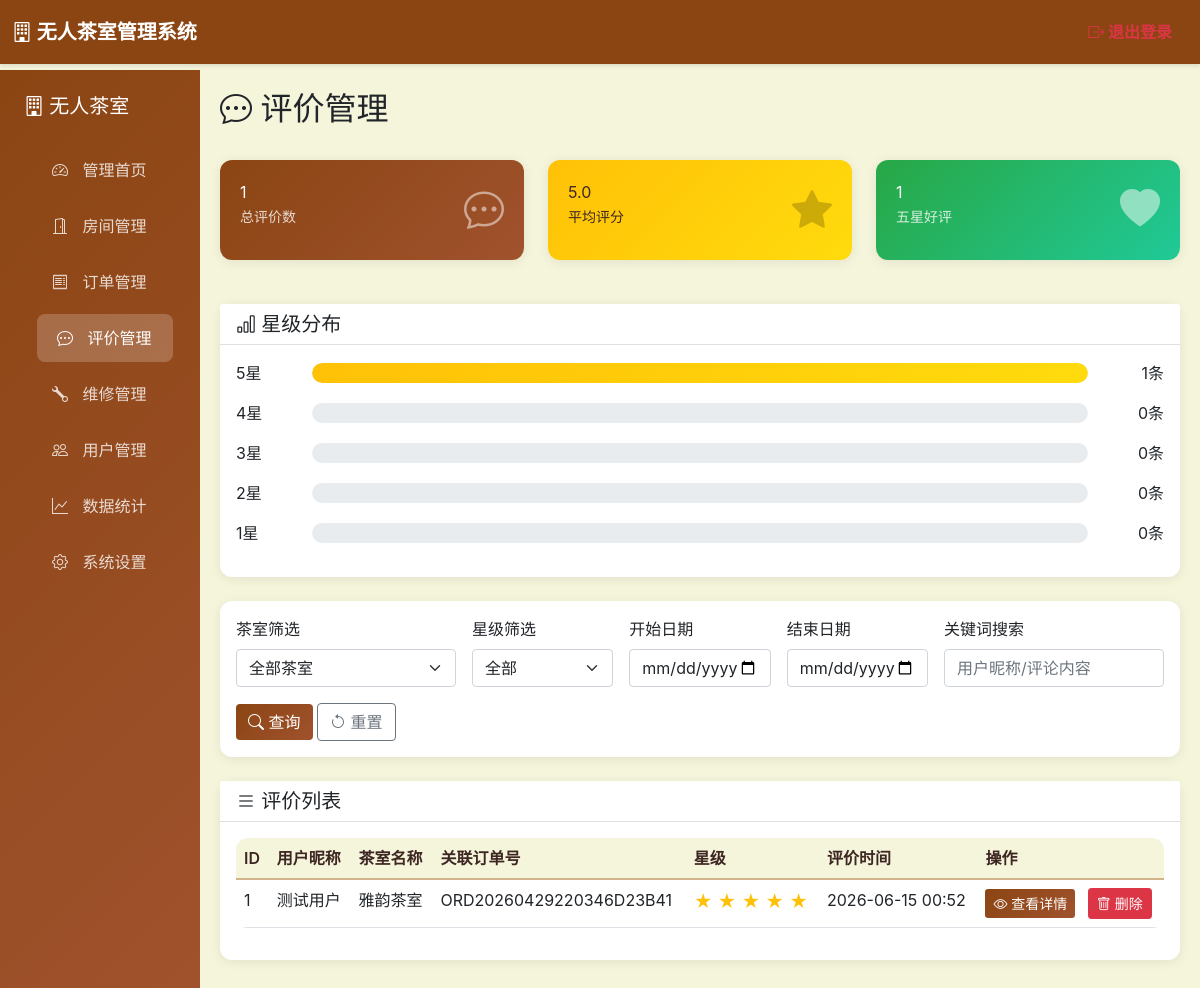
/admin/reviews (signed in), run on the app's committed database.
### models.py (models this page shows, shortened)
class User(db.Model):
    __tablename__ = 'users'
    id = db.Column(db.Integer, primary_key=True)
    username = db.Column(db.String(80), unique=True, nullable=False, index=True)
    password_hash = db.Column(db.String(255), nullable=False)
    phone = db.Column(db.String(20), unique=True, nullable=False, index=True)
    real_name = db.Column(db.String(50), nullable=False)
    email = db.Column(db.String(120), unique=True)
    is_admin = db.Column(db.Boolean, default=False)
    is_active = db.Column(db.Boolean, default=True)
    balance = db.Column(db.Float, default=0.0)
    is_member = db.Column(db.Boolean, default=False)
    member_level = db.Column(db.Integer, default=1)
    member_expires_at = db.Column(db.DateTime)
    total_consumption = db.Column(db.Float, default=0.0)
    created_at = db.Column(db.DateTime, default=datetime.utcnow)
    updated_at = db.Column(db.DateTime, default=datetime.utcnow, onupdate=datetime.utcnow)
    orders = db.relationship('Order', backref='user', lazy=True, cascade='all, delete-orphan')
    bookings = db.relationship('Booking', backref='user', lazy=True, cascade='all, delete-orphan')

class Room(db.Model):
    __tablename__ = 'rooms'
    id = db.Column(db.Integer, primary_key=True)
    name = db.Column(db.String(100), nullable=False)
    description = db.Column(db.Text)
    capacity = db.Column(db.Integer, default=4)
    price_per_hour = db.Column(db.Float, nullable=False)
    image_url = db.Column(db.String(255))
    facilities = db.Column(db.Text)
    status = db.Column(db.String(20), default='available')
    floor = db.Column(db.Integer, default=1)
    created_at = db.Column(db.DateTime, default=datetime.utcnow)
    orders = db.relationship('Order', backref='room', lazy=True, cascade='all, delete-orphan')
    bookings = db.relationship('Booking', backref='room', lazy=True, cascade='all, delete-orphan')

class Order(db.Model):
    __tablename__ = 'orders'
    id = db.Column(db.Integer, primary_key=True)
    order_no = db.Column(db.String(50), unique=True, nullable=False, index=True)
    booking_id = db.Column(db.Integer, db.ForeignKey('bookings.id'))  # 关联预约
    user_id = db.Column(db.Integer, db.ForeignKey('users.id'), nullable=False)
    room_id = db.Column(db.Integer, db.ForeignKey('rooms.id'), nullable=False)
    start_time = db.Column(db.DateTime, nullable=False)
    end_time = db.Column(db.DateTime, nullable=False)
    duration_hours = db.Column(db.Float, nullable=False)
    total_amount = db.Column(db.Float, nullable=False)
    status = db.Column(db.String(20), default='pending')
    payment_status = db.Column(db.String(20), default='unpaid')
    qr_code = db.Column(db.String(255))
    check_in_time = db.Column(db.DateTime)
    check_out_time = db.Column(db.DateTime)
    door_code = db.Column(db.String(6))  # 开门验证码（6位数字）
    payment_type = db.Column(db.String(20), default='immediate')  # 支付方式：immediate立即支付，postpay后付
    tea_type = db.Column(db.String(50), default='默认免费茶')  # 茶叶品类
    tea_price = db.Column(db.Float, default=0.0)  # 茶叶加价
    tea_weight = db.Column(db.Float, default=0.0)  # 茶叶重量（克）
    tea_unit_price = db.Column(db.Float, default=0.0)  # 茶叶单价（元/克）
    package_type = db.Column(db.String(50), default='按小时计费')  # 套餐类型
    created_at = db.Column(db.DateTime, default=datetime.utcnow)
    updated_at = db.Column(db.DateTime, default=datetime.utcnow, onupdate=datetime.utcnow)

class Review(db.Model):
    __tablename__ = 'reviews'
    id = db.Column(db.Integer, primary_key=True)
    user_id = db.Column(db.Integer, db.ForeignKey('users.id'), nullable=False)
    room_id = db.Column(db.Integer, db.ForeignKey('rooms.id'), nullable=False)
    order_id = db.Column(db.Integer, db.ForeignKey('orders.id'), nullable=False)
    rating = db.Column(db.Integer, nullable=False)  # 1-5星
    comment = db.Column(db.Text)  # 文字评价
    created_at = db.Column(db.DateTime, default=datetime.utcnow)
    user = db.relationship('User', backref='reviews', lazy=True)
    room = db.relationship('Room', backref='reviews', lazy=True)
    order = db.relationship('Order', backref='review', lazy=True, uselist=False)

### routes/admin.py (the view)
@admin_bp.route('/admin/reviews')
@admin_required
def reviews():
    from models import Review
    from sqlalchemy import func
    page = request.args.get('page', 1, type=int)
    per_page = 10
    room_id = request.args.get('room_id', type=int)
    rating = request.args.get('rating', type=int)
    keyword = request.args.get('keyword', '')
    start_date = request.args.get('start_date', '')
    end_date = request.args.get('end_date', '')
    query = Review.query
    if room_id:
        query = query.filter(Review.room_id == room_id)
    if rating:
        query = query.filter(Review.rating == rating)
    if keyword:
        query = query.join(User).filter(
            (User.real_name.ilike(f'%{keyword}%')) |
            (User.username.ilike(f'%{keyword}%')) |
            (Review.comment.ilike(f'%{keyword}%'))
        )
    if start_date:
        try:
            start = datetime.strptime(start_date, '%Y-%m-%d')
            query = query.filter(Review.created_at >= start)
        except:
            pass
    if end_date:
        try:
            end = datetime.strptime(end_date, '%Y-%m-%d') + timedelta(days=1)
            query = query.filter(Review.created_at <= end)
        except:
            pass
    pagination = query.order_by(Review.created_at.desc()).paginate(
        page=page, per_page=per_page, error_out=False
    )
    reviews_data = []
    for review in pagination.items:
        review_dict = {
            'id': review.id,
            'rating': review.rating,
            'comment': review.comment,
            'created_at': review.created_at
        }
        if review.user:
            review_dict['user_real_name'] = review.user.real_name
            review_dict['username'] = review.user.username
        if review.room:
            review_dict['room_name'] = review.room.name
        if review.order:
            review_dict['order_no'] = review.order.order_no
        reviews_data.append(review_dict)
    total_count = Review.query.count()
    avg_result = db.session.query(func.avg(Review.rating)).scalar()
    average_rating = round(float(avg_result), 1) if avg_result else 0.0
    rating_distribution = {}
    for r in range(1, 6):
        count = Review.query.filter(Review.rating == r).count()
        rating_distribution[r] = count
    rooms = Room.query.all()
    return render_template('admin/reviews.html',
                        reviews=reviews_data,
                        pagination=pagination,
                        page=page,
                        total_pages=pagination.pages,
                        rooms=rooms,
                        statistics={
                            'total_count': total_count,
                            'average_rating': average_rating,
                            'rating_distribution': rating_distribution
                        })

### routes/admin.py (called while the page is built)
def admin_required(f):
    @wraps(f)
    def decorated_function(*args, **kwargs):
        if 'admin_id' not in session:
            flash('请先登录管理员账号', 'error')
            return redirect(url_for('admin.login'))
        return f(*args, **kwargs)
    return decorated_function

### templates/admin/reviews.html (shortened to what this page needs)
{% extends "admin/base.html" %}
{% block content %}
<div class="d-flex justify-content-between align-items-center mb-4">
    <h2><i class="bi bi-chat-dots"></i> 评价管理</h2>
</div>
<div class="row mb-4">
    <div class="col-md-4">
        <div class="stat-card" style="background: linear-gradient(135deg, var(--primary-color), var(--accent-color));">
            <div class="d-flex justify-content-between">
                <div>
                    <div class="stat-number" style="color: white;" id="totalCount">{{ statistics.total_count if statistics else 0 }}</div>
                    <small style="color: rgba(255,255,255,0.8);">总评价数</small>
                </div>
                <i class="bi bi-chat-dots fs-1" style="color: rgba(255,255,255,0.5);"></i>
            </div>
        </div>
    </div>
    <div class="col-md-4">
        <div class="stat-card" style="background: linear-gradient(135deg, #ffc107, #ffdb0d);">
            <div class="d-flex justify-content-between">
                <div>
                    <div class="stat-number" style="color: var(--dark-color);" id="avgRating">{{ statistics.average_rating if statistics else '0.0' }}</div>
                    <small style="color: var(--dark-color);">平均评分</small>
                </div>
                <i class="bi bi-star-fill fs-1" style="color: rgba(0,0,0,0.2);"></i>
            </div>
        </div>
    </div>
    <div class="col-md-4">
        <div class="stat-card" style="background: linear-gradient(135deg, #28a745, #20c997);">
            <div class="d-flex justify-content-between">
                <div>
                    <div class="stat-number" style="color: white;" id="fiveStarCount">{{ statistics.rating_distribution.get(5, 0) if statistics else 0 }}</div>
                    <small style="color: rgba(255,255,255,0.8);">五星好评</small>
                </div>
                <i class="bi bi-heart-fill fs-1" style="color: rgba(255,255,255,0.5);"></i>
            </div>
        </div>
    </div>
</div>
<div class="card mb-4">
    <div class="card-header bg-white">
        <h5 class="mb-0"><i class="bi bi-bar-chart"></i> 星级分布</h5>
    </div>
    <div class="card-body">
        {% for rating in [5, 4, 3, 2, 1] %}
        <div class="d-flex align-items-center mb-3 gap-3">
            <span style="width: 60px;">{{ rating }}星</span>
            <div class="progress flex-grow-1" style="height: 20px; background: #e9ecef; border-radius: 10px;">
                <div class="progress-bar" style="background: linear-gradient(135deg, #ffc107, #ffdb0d); border-radius: 10px; width: {% if statistics and statistics.rating_distribution %}{{ (statistics.rating_distribution.get(rating, 0) / statistics.total_count * 100) if statistics.total_count > 0 else 0 }}{% else %}0{% endif %}%"></div>
            </div>
            <span style="width: 60px; text-align: right;">{{ statistics.rating_distribution.get(rating, 0) if statistics else 0 }}条</span>
        </div>
        {% endfor %}
    </div>
</div>
<div class="card mb-4">
    <div class="card-body">
        <form method="GET" action="{{ url_for('admin.reviews') }}" class="row g-3">
            <div class="col-md-3">
                <label class="form-label">茶室筛选</label>
                <select class="form-select" name="room_id">
                    <option value="">全部茶室</option>
                </select>
            </div>
            <div class="col-md-2">
                <label class="form-label">星级筛选</label>
                <select class="form-select" name="rating">
                    <option value="">全部</option>
                </select>
            </div>
            <div class="col-md-2">
                <label class="form-label">开始日期</label>
                <input type="date" class="form-control" name="start_date" value="{{ request.args.get('start_date', '') }}">
            </div>
            <div class="col-md-2">
                <label class="form-label">结束日期</label>
                <input type="date" class="form-control" name="end_date" value="{{ request.args.get('end_date', '') }}">
            </div>
            <div class="col-md-3">
                <label class="form-label">关键词搜索</label>
                <input type="text" class="form-control" name="keyword" value="{{ request.args.get('keyword', '') }}" placeholder="用户昵称/评论内容">
            </div>
            <div class="col-12">
                <button type="submit" class="btn btn-primary">
                    <i class="bi bi-search"></i> 查询
                </button>
                <a href="{{ url_for('admin.reviews') }}" class="btn btn-outline-secondary">
                    <i class="bi bi-arrow-counterclockwise"></i> 重置
                </a>
            </div>
        </form>
    </div>
</div>
<div class="card">
    <div class="card-header bg-white">
        <h5 class="mb-0"><i class="bi bi-list"></i> 评价列表</h5>
    </div>
    <div class="card-body">
        {% if reviews %}
        <div class="table-responsive">
            <table class="table table-hover">
                <thead>
                    <tr>
                        <th>ID</th>
                        <th>用户昵称</th>
                        <th>茶室名称</th>
                        <th>关联订单号</th>
                        <th>星级</th>
                        <th>评价时间</th>
                        <th>操作</th>
                    </tr>
                </thead>
                <tbody>
                    {% for review in reviews %}
                    <tr>
                        <td>{{ review.id }}</td>
                        <td>{{ review.user_real_name or review.username or '匿名' }}</td>
                        <td>{{ review.room_name or '未知茶室' }}</td>
                        <td>{{ review.order_no or '未知订单' }}</td>
                        <td>
                            <span style="color: #ffc107; font-size: 18px;">
                                {% for i in range(5) %}
                                {% if i < review.rating %}★{% else %}☆{% endif %}
                                {% endfor %}
                            </span>
                        </td>
                        <td>{{ review.created_at.strftime('%Y-%m-%d %H:%M') if review.created_at else '' }}</td>
                        <td>
                            <button class="btn btn-primary btn-sm me-2" onclick="viewReview({{ review.id }})">
                                <i class="bi bi-eye"></i> 查看详情
                            </button>
                            <button class="btn btn-danger btn-sm" onclick="deleteReview({{ review.id }})">
                                <i class="bi bi-trash"></i> 删除
                            </button>
                        </td>
                    </tr>
                    {% endfor %}
                </tbody>
            </table>
        </div>
        {% else %}
        <div class="text-center py-5">
            <i class="bi bi-chat-dots fs-1 text-muted"></i>
            <p class="mt-3 text-muted">暂无评价数据</p>
        </div>
        {% endif %}
    </div>
</div>
{% endblock %}

### templates/admin/base.html (style rules this page uses)
:root { --primary-color: #8B4513; --secondary-color: #D2B48C; --accent-color: #A0522D; --light-color: #F5F5DC; --dark-color: #3E2723; --success-color: #2E7D32; --danger-color: #C62828; --warning-color: #FFA000; --info-color: #0288D1; }
body { font-family: -apple-system, BlinkMacSystemFont, 'Segoe UI', Roboto, 'Helvetica Neue', Arial, sans-serif; background-color: var(--light-color); padding-top: 70px; transition: all 0.3s ease; }
.card { border: none; border-radius: 12px; box-shadow: 0 2px 12px rgba(0, 0, 0, 0.08); margin-bottom: 20px; transition: transform 0.3s ease, box-shadow 0.3s ease; }
.stat-card { background: white; border-radius: 12px; padding: 20px; box-shadow: 0 2px 12px rgba(0, 0, 0, 0.08); margin-bottom: 20px; transition: transform 0.3s ease, box-shadow 0.3s ease; }
.btn-primary { background: linear-gradient(135deg, var(--primary-color) 0%, var(--accent-color) 100%); border: none; transition: all 0.3s ease; }
.table { background: white; border-radius: 12px; overflow: hidden; }
.table thead th { background: var(--light-color); border-bottom: 2px solid var(--secondary-color); font-weight: 600; color: var(--dark-color); }
.form-control { border-radius: 4px; transition: border-color 0.3s ease, box-shadow 0.3s ease; }

### data on the page
User: real_name "测试用户"
Room: name "雅韵茶室"
Order: order_no "ORD20260429220346D23B41"
Review: created_at "2026-06-15 00:52"

### other printed values
{{ statistics.total_count if statistics else 0 }} "1"
{{ statistics.average_rating if statistics else '0.0' }} "5.0"
{{ statistics.rating_distribution.get(5, 0) if statistics else 0 }} "1"
{{ rating }} "5" "4" "3" "2" "1"
{{ statistics.rating_distribution.get(rating, 0) if statistics else 0 }} "1" "0" "0" "0" "0"
{{ review.id }} "1"
